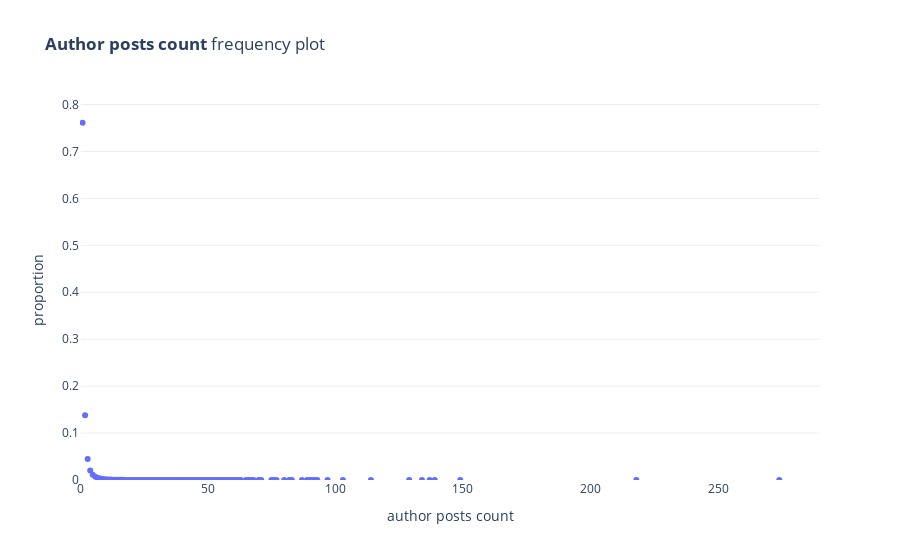

Here is the notebook cell this chart was saved with:
### Code cell
traces = []
trace = go.Scatter(
    x=author_posts_count_vc['author_posts_count'],
    y=author_posts_count_vc['proportion'],
    mode='markers'
)
traces.append(trace)
fig = go.Figure(traces)

    
fig.update_yaxes(gridcolor='#eee', title='proportion', rangemode='tozero')
fig.update_xaxes(title='author posts count', rangemode='tozero')
fig.update_layout(
    title=f'<b>Author posts count</b> frequency plot',
    plot_bgcolor='#fff',
    showlegend=False,
    height=400
)

fig.show()

### Figure 1 — Plotly figure (JSON) as saved in the notebook; plotly's stock layout.template omitted (floating-point values rounded to 4 significant figures)
{"data": [{"mode": "markers", "type": "scatter", "x": [1, 2, 3, 4, 5, 6, 7, 8, 9, 10, 11, 12, 13, 14, 15, 16, 17, 18, 19, 20, 21, 22, 23, 24, 25, 26, 27, 28, 29, 30, 31, 32, 33, 34, 35, 36, 37, 38, 39, 40, 41, 42, 43, 44, 45, 46, 47, 48, 49, 50, 51, 52, 53, 54, 55, 56, 57, 58, 59, 60, 61, 62, 63, 65, 66, 67, 68, 70, 71, 75, 76, 77, 80, 82, 83, 87, 89, 90, 91, 92, 93, 97, 103, 114, 129, 134, 137, 139, 149, 218, 274], "y": [0.7612, 0.1378, 0.04451, 0.02023, 0.01112, 0.006734, 0.004482, 0.002972, 0.002102, 0.001462, 0.001257, 0.0009662, 0.000787, 0.0006271, 0.0005663, 0.0004383, 0.0002751, 0.0002207, 0.0002463, 0.0002048, 0.0001664, 0.0002335, 0.0001152, 0.000112, 0.000112, 8.318e-05, 8.958e-05, 3.839e-05, 7.358e-05, 7.038e-05, 3.839e-05, 3.839e-05, 5.439e-05, 4.479e-05, 3.839e-05, 4.479e-05, 2.239e-05, 1.92e-05, 2.879e-05, 1.92e-05, 1.6e-05, 1.6e-05, 2.239e-05, 1.6e-05, 2.879e-05, 1.6e-05, 1.28e-05, 3.199e-06, 9.598e-06, 3.199e-06, 1.28e-05, 3.199e-06, 3.199e-06, 1.28e-05, 3.199e-06, 1.6e-05, 6.399e-06, 6.399e-06, 9.598e-06, 6.399e-06, 9.598e-06, 3.199e-06, 6.399e-06, 3.199e-06, 3.199e-06, 6.399e-06, 3.199e-06, 3.199e-06, 9.598e-06, 3.199e-06, 3.199e-06, 6.399e-06, 3.199e-06, 3.199e-06, 3.199e-06, 3.199e-06, 3.199e-06, 3.199e-06, 3.199e-06, 3.199e-06, 3.199e-06, 3.199e-06, 3.199e-06, 3.199e-06, 3.199e-06, 3.199e-06, 3.199e-06, 3.199e-06, 3.199e-06, 3.199e-06, 6.399e-06]}], "layout": {"autosize": true, "plot_bgcolor": "#fff", "showlegend": false, "title": {"text": "<b>Author posts count</b> frequency plot"}, "xaxis": {"autorange": true, "range": [0, 290.4], "rangemode": "tozero", "title": {"text": "author posts count"}, "type": "linear"}, "yaxis": {"autorange": true, "gridcolor": "#eee", "range": [0, 0.816], "rangemode": "tozero", "title": {"text": "proportion"}, "type": "linear"}}}
